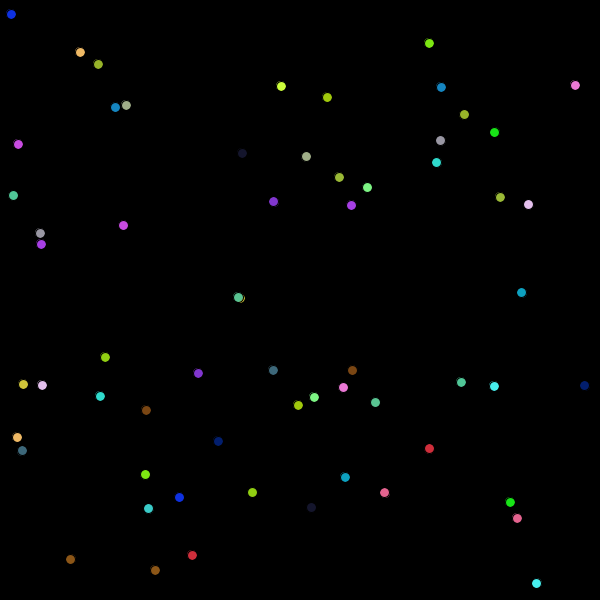
Frame 1 (no input)
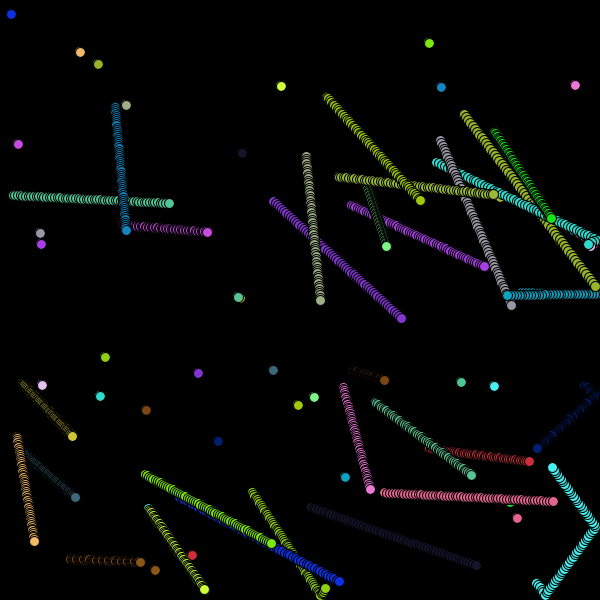
Frame 60 (the mouse pressed at the canvas centre just before this capture)
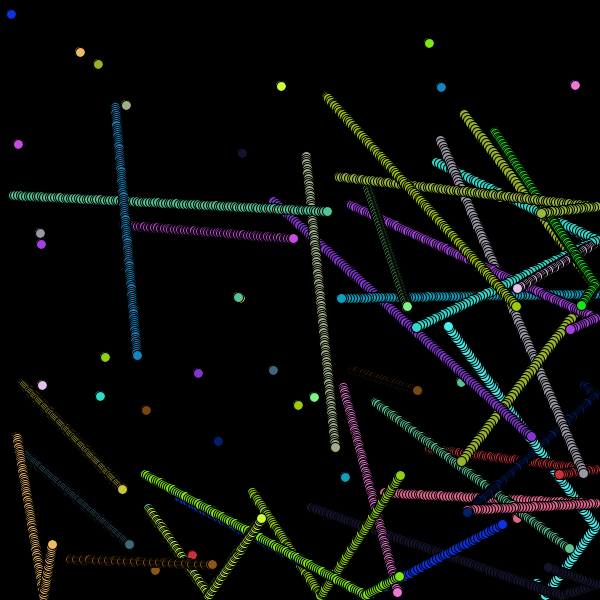
Frame 120 (the mouse held since frame 60 and released just before this capture)

The Processing sketch that drew these frames (run headless with seeded random() and noise(); from frame 60 on, the mouse is pressed at the canvas centre):

// Processing sketch: Chain_Reacts
// ── Chain_Reacts.pde
/*
Clara Mohri, Rohan Ahammed, Soojin Choi
APCS2 Pd08
HW53-- All That Bouncin’
2018-05-24
*/

float numBalls = random(25, 35);//randomly chooses a num of balls from 25-35
Ball[] list = new Ball[(int)numBalls];//creates an array to hold these balls.
//array is necessary to be able to reference the Balls w/o creating 25-35 references

void setup() {
  size(600, 600);//sets up 600x600
  background(0);//black background
  for (int i = 0; i < (int)numBalls; i++) {//stores the object in the array
    list[i] = new Ball((int)random(600), (int)random(600));
    fill(color(random(256), random(256), random(256)));//colors the ball a random color
  }
}


void draw() {
  clear();//get rid of the old position
  for (int i = 0; i < (int) numBalls; i++) {//for every ball
    list[i].update();//update aka move
  }
}
void mouseClicked(){
}
// ── Ball.pde
/*
Clara Mohri, Rohan Ahammed, Soojin Choi
APCS2 Pd08
HW53-- All That Bouncin’
2018-05-24
*/
class Ball {
  
  //states
  final static int MOVING = 0;
  final static int GROWING = 1;
  final static int SHRINKING = 2;
  final static int DEAD = 3;
  final float CHANGE_FACTOR = .25;
  final float MAX_RADIUS = 50;
  
  //initial coordinates  
  float x = random(10, 590);//must be offset by 50 (the radius) in order to not have splits
  float y = random(10, 590);
  //rate of change in x and y direction: 
  float dx = random(3);
  float dy = random(3);
  float rad = 10;
  int state;
  
  //color of Ball:
  float numr = random(256);
  float numg = random(256);
  float numb = random(256);
  color c = color(numr, numg, numb);//variables are created to store the colors of the obj

  Ball(int xcor, int ycor) {//make two constructors
    fill(c);//color it with the randomized color
    ellipse(xcor, ycor, rad, rad);//start from a random spot within 50-500 of both x and y
  }
  void update() {
    if (x <= rad / 2 || x >= 600 - (rad / 2)) {
      dx = -1 * dx;//change direction
    }
    if (y <= rad / 2 || y >= 600 - (rad / 2)) {
      dy = -1 *dy;//change direction
    }
    x += dx;//go the random # of units per call of draw
    y += dy;
    ellipse(x, y, rad, rad);
    fill(c);
  } 
}
